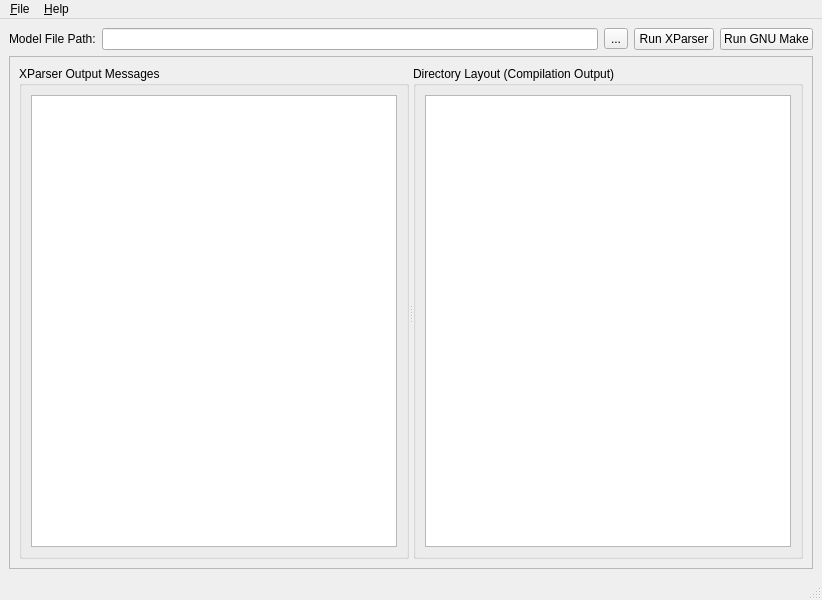
<?xml version="1.0" encoding="UTF-8"?>
<ui version="4.0">
 <class>GXPMainWindow</class>
 <widget class="QMainWindow" name="GXPMainWindow">
  <property name="geometry">
   <rect>
    <x>0</x>
    <y>0</y>
    <width>822</width>
    <height>600</height>
   </rect>
  </property>
  <property name="windowTitle">
   <string>GXParser</string>
  </property>
  <property name="windowIcon">
   <iconset resource="../gxparser.qrc">
    <normaloff>:/icons/images/euracelogo.png</normaloff>:/icons/images/euracelogo.png</iconset>
  </property>
  <widget class="QWidget" name="centralwidget">
   <layout class="QVBoxLayout" name="verticalLayout">
    <item>
     <layout class="QHBoxLayout" name="horizontalLayout">
      <item>
       <widget class="QLabel" name="label">
        <property name="text">
         <string>Model File Path:</string>
        </property>
       </widget>
      </item>
      <item>
       <widget class="QLineEdit" name="filePathLineEdit">
        <property name="enabled">
         <bool>true</bool>
        </property>
        <property name="readOnly">
         <bool>true</bool>
        </property>
       </widget>
      </item>
      <item>
       <widget class="QToolButton" name="chooseFilePathButton">
        <property name="sizePolicy">
         <sizepolicy hsizetype="Maximum" vsizetype="Maximum">
          <horstretch>0</horstretch>
          <verstretch>0</verstretch>
         </sizepolicy>
        </property>
        <property name="text">
         <string>...</string>
        </property>
       </widget>
      </item>
      <item>
       <widget class="QPushButton" name="xparserButton">
        <property name="text">
         <string>Run XParser</string>
        </property>
       </widget>
      </item>
      <item>
       <widget class="QPushButton" name="gnuMakeButton">
        <property name="text">
         <string>Run GNU Make</string>
        </property>
       </widget>
      </item>
     </layout>
    </item>
    <item>
     <widget class="QFrame" name="frame">
      <property name="frameShape">
       <enum>QFrame::StyledPanel</enum>
      </property>
      <property name="frameShadow">
       <enum>QFrame::Raised</enum>
      </property>
      <layout class="QVBoxLayout">
       <item>
        <widget class="QSplitter" name="splitter">
         <property name="orientation">
          <enum>Qt::Horizontal</enum>
         </property>
         <widget class="QGroupBox" name="groupBox">
          <property name="title">
           <string>XParser Output Messages</string>
          </property>
          <layout class="QVBoxLayout">
           <item>
            <widget class="QTextEdit" name="xparserOutputTextEdit"/>
           </item>
          </layout>
         </widget>
         <widget class="QGroupBox" name="groupBox_2">
          <property name="title">
           <string>Directory Layout (Compilation Output)</string>
          </property>
          <layout class="QVBoxLayout">
           <item>
            <widget class="QTreeView" name="filesTreeView"/>
           </item>
          </layout>
         </widget>
        </widget>
       </item>
      </layout>
     </widget>
    </item>
   </layout>
  </widget>
  <widget class="QMenuBar" name="menubar">
   <property name="geometry">
    <rect>
     <x>0</x>
     <y>0</y>
     <width>822</width>
     <height>25</height>
    </rect>
   </property>
   <widget class="QMenu" name="menuFile">
    <property name="title">
     <string>&amp;File</string>
    </property>
    <addaction name="actionChoose_Model_File"/>
    <addaction name="separator"/>
    <addaction name="actionSettings"/>
    <addaction name="separator"/>
    <addaction name="actionQuit"/>
   </widget>
   <widget class="QMenu" name="menuHelp">
    <property name="title">
     <string>&amp;Help</string>
    </property>
    <addaction name="actionAbout"/>
   </widget>
   <addaction name="menuFile"/>
   <addaction name="menuHelp"/>
  </widget>
  <widget class="QStatusBar" name="statusbar"/>
  <action name="actionChoose_Model_File">
   <property name="text">
    <string>Ch&amp;oose Model File</string>
   </property>
  </action>
  <action name="actionSave_Compilation_Output">
   <property name="text">
    <string>Save Compilation Output</string>
   </property>
  </action>
  <action name="actionAbout">
   <property name="text">
    <string>&amp;About</string>
   </property>
  </action>
  <action name="actionQuit">
   <property name="text">
    <string>&amp;Quit</string>
   </property>
  </action>
  <action name="actionSettings">
   <property name="text">
    <string>&amp;Settings</string>
   </property>
  </action>
 </widget>
 <resources>
  <include location="../gxparser.qrc"/>
 </resources>
 <connections/>
</ui>
